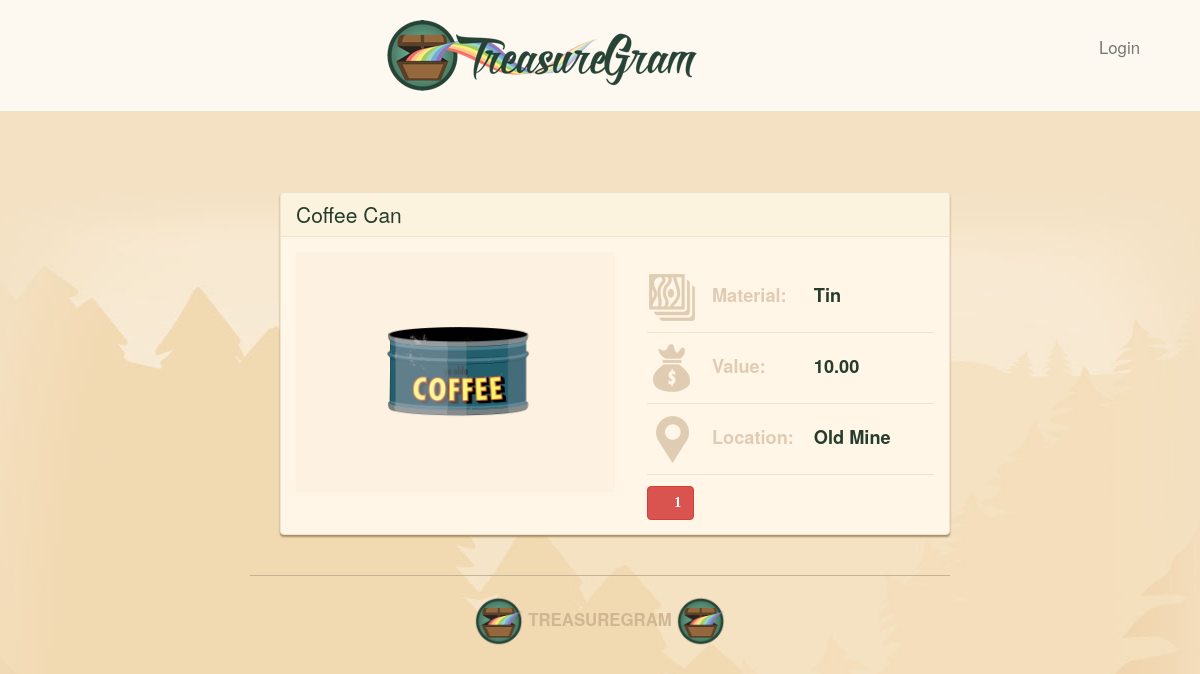
The page /13/ on the database its author committed.
### main_app/models.py (models this page shows, shortened)
class Treasure(models.Model):
    user = models.ForeignKey(User)
    name = models.CharField(max_length=100)
    value = models.DecimalField(max_digits=10,decimal_places=2)
    material = models.CharField(max_length=100)
    location = models.CharField(max_length=100)
    image = models.ImageField(upload_to='treasure_images',default='media/default.png')
    likes = models.IntegerField(default=0)

### main_app/views.py (the view)
# urls.py: url(r'^([0-9]+)/$', views.detail, name = 'detail'),
def detail(request, treasure_id):
    treasure = Treasure.objects.get(id=treasure_id)
    return render(request, 'detail.html', {'treasure': treasure})

### main_app/templates/detail.html
{% extends 'base.html' %}
{% load staticfiles %}
{% block content %}
<main class="container container">
   <div class="treasure panel panel-default">
            <div class="panel-heading">
                <h2 class="panel-title">{{ treasure.name }}</h2>
            </div>
            <div class="panel-body">
                    <div class="treasure-photo-detail">
                        <img src="{{ treasure.image.url }}" height="200">
                    </div>
                <table class="treasure-table">
                    <tr>
                        <th>
                            <img src="{% static 'images/material-icon.png' %}">
                            Material:
                        </th>
                        <td>{{ treasure.material }}</td>
                    </tr>
                    <tr>
                        <th>
                            <img src="{% static 'images/value-icon.png' %}">
                            Value:
                        </th>
                            <td>{% if treasure.value > 0 %}
                                    {{ treasure.value }}
                                {% else %}
                                    Unknown
                                {% endif %}</td>
                    </tr>
                    <tr>
                        <th>
                            <img src="{% static "images/location-icon.png" %}" alt="Location Icon">
                            Location:
                        </th>
                        <td>{{ treasure.location }}</td>
                    </tr>
                </table>
                <button id ="likes" data-id="{{treasure.id}}" class="btn btn-mini btn-danger glyphicon glyphicon-heart" type="button">
                    {% if treasure.likes > 0 %} {{ treasure.likes }} {% endif %}
                </button>
        </div>
    </div>
</main>
{% endblock %}

### main_app/static/style.css (style rules this page uses)
body { background: #f3e1c5 url(images/brand-bg.jpg) no-repeat center top; color: #263d2c; }
.container { max-width: 700px; padding-top: 40px; }
.panel { background: #fff6e8; border-color: #ece4cf; box-shadow: 0 2px 2px #a58d65; }
.panel-default .panel-heading { background: #fbf3dd; border-color: #ece4cf; }
.panel-body { position: relative; }
.panel-title { font-size: 1.5em; color: #263d2c; }
.treasure { margin-bottom: 20px; }
.treasure:last-child { margin-bottom: 0; }
.treasure-photo-detail { background: #fdf2e1; float: left; margin-right: 5%; padding: 20px; position: relative; text-align: center; width: 50%; }
.treasure-table { float: left; margin-top: 10px; width: 45%; }
.treasure-table img { margin-right: 10px; }
.treasure-table tr { border-bottom: 1px solid #ece4cf; }
.treasure-table td, .treasure-table th { font-weight: bold; font-size: 1.3em; padding-bottom: 10px; padding-top: 10px; vertical-align: baseline; }
.treasure-table th { color: #e0ccb2; white-space: nowrap; }
.treasure-table td:last-child { padding-left: 20px; width: 100%; }
.btn { margin-top: 10px; font-weight: bold; font-size: 14px; }

### rows shown on the page
Treasure: name "Coffee Can", image (picture), material "Tin", value "10.00", location "Old Mine", likes "1"
